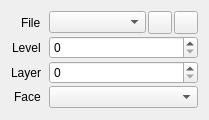
<?xml version="1.0" encoding="UTF-8"?>
<ui version="4.0">
 <class>ImageProperties</class>
 <widget class="QWidget" name="ImageProperties">
  <property name="geometry">
   <rect>
    <x>0</x>
    <y>0</y>
    <width>209</width>
    <height>120</height>
   </rect>
  </property>
  <layout class="QVBoxLayout" name="verticalLayout">
   <item>
    <layout class="QFormLayout" name="formLayout">
     <property name="labelAlignment">
      <set>Qt::AlignRight|Qt::AlignTrailing|Qt::AlignVCenter</set>
     </property>
     <property name="horizontalSpacing">
      <number>8</number>
     </property>
     <property name="verticalSpacing">
      <number>2</number>
     </property>
     <property name="leftMargin">
      <number>0</number>
     </property>
     <property name="topMargin">
      <number>0</number>
     </property>
     <property name="rightMargin">
      <number>0</number>
     </property>
     <property name="bottomMargin">
      <number>0</number>
     </property>
     <item row="0" column="0">
      <widget class="QLabel" name="labelFile">
       <property name="text">
        <string>File</string>
       </property>
      </widget>
     </item>
     <item row="0" column="1">
      <widget class="QWidget" name="widgetFile" native="true">
       <layout class="QHBoxLayout" name="horizontalLayout_7">
        <property name="spacing">
         <number>2</number>
        </property>
        <property name="leftMargin">
         <number>0</number>
        </property>
        <property name="topMargin">
         <number>0</number>
        </property>
        <property name="rightMargin">
         <number>0</number>
        </property>
        <property name="bottomMargin">
         <number>0</number>
        </property>
        <item>
         <widget class="ReferenceComboBox" name="file"/>
        </item>
        <item>
         <widget class="QToolButton" name="fileNew">
          <property name="icon">
           <iconset resource="../resources.qrc">
            <normaloff>:/images/16x16/document-new.png</normaloff>:/images/16x16/document-new.png</iconset>
          </property>
          <property name="iconSize">
           <size>
            <width>16</width>
            <height>16</height>
           </size>
          </property>
         </widget>
        </item>
        <item>
         <widget class="QToolButton" name="fileBrowse">
          <property name="icon">
           <iconset resource="../resources.qrc">
            <normaloff>:/images/16x16/document-open.png</normaloff>:/images/16x16/document-open.png</iconset>
          </property>
          <property name="iconSize">
           <size>
            <width>16</width>
            <height>16</height>
           </size>
          </property>
         </widget>
        </item>
       </layout>
      </widget>
     </item>
     <item row="1" column="0">
      <widget class="QLabel" name="labelLevel">
       <property name="text">
        <string>Level</string>
       </property>
      </widget>
     </item>
     <item row="1" column="1">
      <widget class="QSpinBox" name="level">
       <property name="minimumSize">
        <size>
         <width>1</width>
         <height>0</height>
        </size>
       </property>
       <property name="accelerated">
        <bool>true</bool>
       </property>
      </widget>
     </item>
     <item row="2" column="0">
      <widget class="QLabel" name="labelLayer">
       <property name="text">
        <string>Layer</string>
       </property>
      </widget>
     </item>
     <item row="2" column="1">
      <widget class="QSpinBox" name="layer">
       <property name="minimumSize">
        <size>
         <width>1</width>
         <height>0</height>
        </size>
       </property>
      </widget>
     </item>
     <item row="3" column="0">
      <widget class="QLabel" name="labelFace">
       <property name="text">
        <string>Face</string>
       </property>
      </widget>
     </item>
     <item row="3" column="1">
      <widget class="DataComboBox" name="face"/>
     </item>
    </layout>
   </item>
  </layout>
 </widget>
 <customwidgets>
  <customwidget>
   <class>ReferenceComboBox</class>
   <extends>QComboBox</extends>
   <header>session/ReferenceComboBox.h</header>
  </customwidget>
  <customwidget>
   <class>DataComboBox</class>
   <extends>QComboBox</extends>
   <header>session/DataComboBox.h</header>
  </customwidget>
 </customwidgets>
 <resources>
  <include location="../resources.qrc"/>
 </resources>
 <connections/>
</ui>
